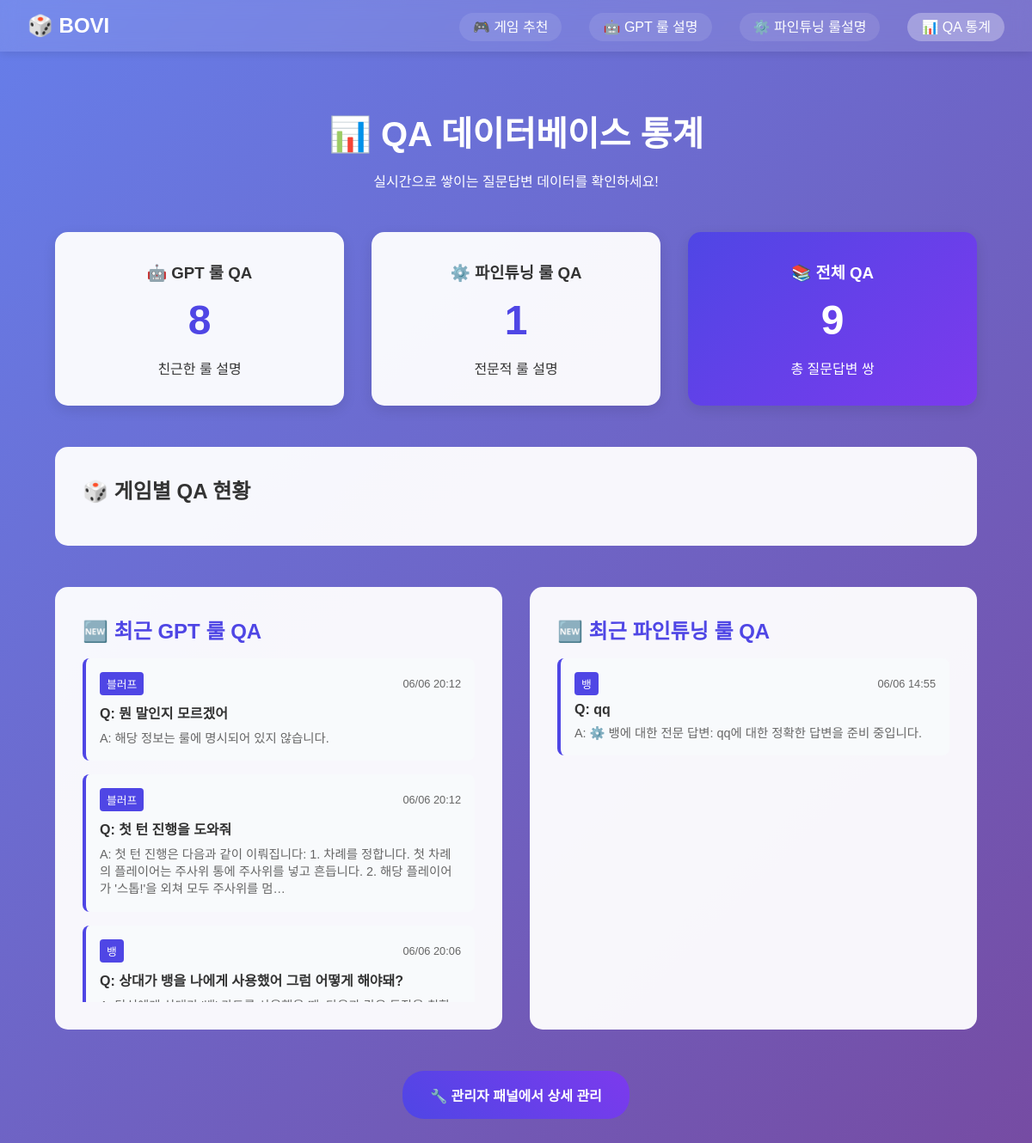
/qa-stats/, run on the app's committed database.
### chatbot/models.py (models this page shows, shortened)
class GPTRuleQA(models.Model):
    game_name = models.CharField('게임 이름', max_length=100)
    question = models.TextField('질문 내용')
    answer = models.TextField('답변 내용')
    created_at = models.DateTimeField('생성 시간', auto_now_add=True)
    class Meta:
        verbose_name = 'GPT 룰 QA'
        verbose_name_plural = 'GPT 룰 QA들'
        ordering = ['-created_at']

class FinetuningRuleQA(models.Model):
    game_name = models.CharField('게임 이름', max_length=100)
    question = models.TextField('질문 내용')
    answer = models.TextField('답변 내용')
    created_at = models.DateTimeField('생성 시간', auto_now_add=True)
    class Meta:
        verbose_name = '파인튜닝 룰 QA'
        verbose_name_plural = '파인튜닝 룰 QA들'
        ordering = ['-created_at']

### chatbot/views.py (the view)
# urls.py: path('qa-stats/', views.qa_stats, name='qa_stats'),  # QA 통계 페이지
def qa_stats(request):
    gpt_count = GPTRuleQA.objects.count()
    ft_count = FinetuningRuleQA.objects.count()
    recent_gpt = GPTRuleQA.objects.all()[:10]
    recent_ft = FinetuningRuleQA.objects.all()[:10]
    context = {
        'gpt_count': gpt_count,
        'ft_count': ft_count,
        'total_count': gpt_count + ft_count,
        'recent_gpt': recent_gpt,
        'recent_ft': recent_ft,
    }
    return render(request, 'chatbot/qa_stats.html', context)

### templates/chatbot/qa_stats.html (shortened to what this page needs)
{% extends 'chatbot/base.html' %}
{% block content %}
<div class="stats-container">
    <div class="stats-header">
        <h1>📊 QA 데이터베이스 통계</h1>
        <p>실시간으로 쌓이는 질문답변 데이터를 확인하세요!</p>
    </div>
    <div class="stats-overview">
        <div class="stat-card">
            <h3>🤖 GPT 룰 QA</h3>
            <div class="stat-number">{{ gpt_count }}</div>
            <p>친근한 룰 설명</p>
        </div>
        <div class="stat-card">
            <h3>⚙️ 파인튜닝 룰 QA</h3>
            <div class="stat-number">{{ ft_count }}</div>
            <p>전문적 룰 설명</p>
        </div>
        <div class="stat-card total">
            <h3>📚 전체 QA</h3>
            <div class="stat-number">{{ total_count }}</div>
            <p>총 질문답변 쌍</p>
        </div>
    </div>
    <div class="stats-by-game">
        <h2>🎲 게임별 QA 현황</h2>
    </div>
    <div class="recent-qa">
        <div class="recent-section">
            <h2>🆕 최근 GPT 룰 QA</h2>
            <div class="qa-list">
                {% for qa in recent_gpt %}
                <div class="qa-item">
                    <div class="qa-header">
                        <span class="game-name">{{ qa.game_name }}</span>
                        <span class="qa-time">{{ qa.created_at|date:"m/d H:i" }}</span>
                    </div>
                    <div class="qa-question">Q: {{ qa.question|truncatechars:80 }}</div>
                    <div class="qa-answer">A: {{ qa.answer|truncatechars:100 }}</div>
                </div>
                {% empty %}
                <p class="no-data">아직 GPT 룰 QA가 없습니다.</p>
                {% endfor %}
            </div>
        </div>
        <div class="recent-section">
            <h2>🆕 최근 파인튜닝 룰 QA</h2>
            <div class="qa-list">
                {% for qa in recent_ft %}
                <div class="qa-item">
                    <div class="qa-header">
                        <span class="game-name">{{ qa.game_name }}</span>
                        <span class="qa-time">{{ qa.created_at|date:"m/d H:i" }}</span>
                    </div>
                    <div class="qa-question">Q: {{ qa.question|truncatechars:80 }}</div>
                    <div class="qa-answer">A: {{ qa.answer|truncatechars:100 }}</div>
                </div>
                {% empty %}
                <p class="no-data">아직 파인튜닝 룰 QA가 없습니다.</p>
                {% endfor %}
            </div>
        </div>
    </div>
    <div class="admin-link">
        <a href="/admin/" class="admin-btn">🔧 관리자 패널에서 상세 관리</a>
    </div>
</div>
{% endblock %}

### templates/chatbot/base.html (shortened to what this page needs)
<!DOCTYPE html>
<html lang="ko">
<head>
</head>
<body>
    <nav class="navbar">
        <div class="nav-container">
            <a href="{% url 'chatbot:home' %}" class="nav-logo">🎲 BOVI</a>
            <ul class="nav-menu">
                <li><a href="{% url 'chatbot:game_recommendation' %}" class="nav-link">🎮 게임 추천</a></li>
                <li><a href="{% url 'chatbot:gpt_rules' %}" class="nav-link">🤖 GPT 룰 설명</a></li>
                <li><a href="{% url 'chatbot:finetuning_rules' %}" class="nav-link">⚙️ 파인튜닝 룰설명</a></li>
                <li><a href="{% url 'chatbot:qa_stats' %}" class="nav-link">📊 QA 통계</a></li>
            </ul>
        </div>
    </nav>
    <main class="container">
        {% block content %}
        {% endblock %}
    </main>
</body>
</html>

### templates/chatbot/base.html (style rules this page uses)
* { margin: 0; padding: 0; box-sizing: border-box; }
body { font-family: 'Arial', sans-serif; background: linear-gradient(135deg, #667eea 0%, #764ba2 100%); min-height: 100vh; color: #333; }
.navbar { background: rgba(255, 255, 255, 0.1); backdrop-filter: blur(10px); padding: 1rem 0; box-shadow: 0 2px 10px rgba(0, 0, 0, 0.1); }
.nav-container { max-width: 1200px; margin: 0 auto; display: flex; justify-content: space-between; align-items: center; padding: 0 2rem; }
.nav-logo { font-size: 1.5rem; font-weight: bold; color: white; text-decoration: none; }
.nav-menu { display: flex; list-style: none; gap: 2rem; }
.nav-link { color: white; text-decoration: none; padding: 0.5rem 1rem; border-radius: 25px; transition: all 0.3s ease; background: rgba(255, 255, 255, 0.1); }
.nav-link.active { background: rgba(255, 255, 255, 0.3); }
.container { max-width: 1200px; margin: 0 auto; padding: 2rem; }

### templates/chatbot/qa_stats.html (style rules this page uses)
.stats-container { max-width: 1200px; margin: 0 auto; padding: 2rem; }
.stats-header { text-align: center; margin-bottom: 3rem; color: white; }
.stats-header h1 { font-size: 2.5rem; margin-bottom: 1rem; }
.stats-overview { display: grid; grid-template-columns: repeat(auto-fit, minmax(250px, 1fr)); gap: 2rem; margin-bottom: 3rem; }
.stat-card { background: rgba(255, 255, 255, 0.95); padding: 2rem; border-radius: 15px; text-align: center; box-shadow: 0 5px 15px rgba(0, 0, 0, 0.1); transition: transform 0.3s ease; }
.stat-card.total { background: linear-gradient(135deg, #4f46e5, #7c3aed); color: white; }
.stat-number { font-size: 3rem; font-weight: bold; color: #4f46e5; margin: 1rem 0; }
.stat-card.total .stat-number { color: white; }
.stats-by-game { background: rgba(255, 255, 255, 0.95); padding: 2rem; border-radius: 15px; margin-bottom: 3rem; }
.recent-qa { display: grid; grid-template-columns: 1fr 1fr; gap: 2rem; margin-bottom: 3rem; }
.recent-section { background: rgba(255, 255, 255, 0.95); padding: 2rem; border-radius: 15px; }
.recent-section h2 { color: #4f46e5; margin-bottom: 1rem; }
.qa-list { max-height: 400px; overflow-y: auto; }
.qa-item { background: #f8fafc; padding: 1rem; border-radius: 8px; margin-bottom: 1rem; border-left: 4px solid #4f46e5; }
.qa-header { display: flex; justify-content: space-between; align-items: center; margin-bottom: 0.5rem; }
.game-name { background: #4f46e5; color: white; padding: 0.25rem 0.5rem; border-radius: 4px; font-size: 0.8rem; }
.qa-time { color: #666; font-size: 0.8rem; }
.qa-question { font-weight: bold; margin-bottom: 0.5rem; color: #333; }
.qa-answer { color: #666; font-size: 0.9rem; line-height: 1.4; }
.admin-link { text-align: center; }
.admin-btn { display: inline-block; background: linear-gradient(45deg, #4f46e5, #7c3aed); color: white; padding: 1rem 2rem; border-radius: 25px; text-decoration: none; font-weight: bold; transition: all 0.3s ease; }

### data on the page
GPTRuleQA: game_name "블러프", created_at "06/06 20:12", question "뭔 말인지 모르겠어", answer "해당 정보는 룰에 명시되어 있지 않습니다."
GPTRuleQA: game_name "블러프", created_at "06/06 20:12", question "첫 턴 진행을 도와줘", answer "첫 턴 진행은 다음과 같이 이뤄집니다: 1. 차례를 정합니다. 첫 차례의 플레이어는 주사위 통에 주사위를 넣고 흔듭니다. 2. 해당 플레이어가 '스톱!'을 외쳐 모두 주사위를 멈…"
GPTRuleQA: game_name "뱅", created_at "06/06 20:06", question "상대가 뱅을 나에게 사용했어 그럼 어떻게 해야돼?"
FinetuningRuleQA: game_name "뱅", created_at "06/06 14:55", question "qq", answer "⚙️ 뱅에 대한 전문 답변: qq에 대한 정확한 답변을 준비 중입니다."

### other printed values
{{ gpt_count }} "8"
{{ ft_count }} "1"
{{ total_count }} "9"
